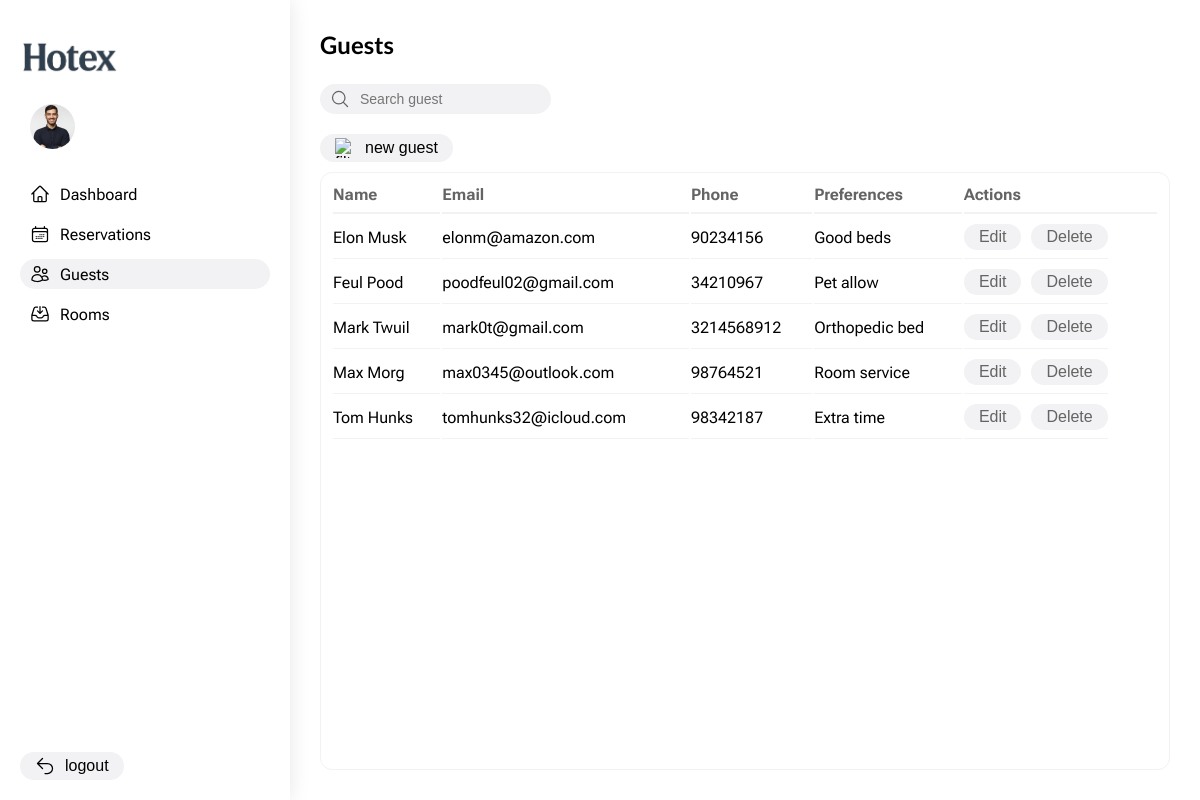
Page /guests/ on the committed database.
### hotex_app/models.py (models this page shows, shortened)
class Guest(models.Model):
  objects = models.Manager()
  id = models.AutoField(primary_key=True)
  name = models.CharField(max_length=120)
  email = models.EmailField()
  phone = models.CharField(max_length=11)
  preference = models.TextField()

### hotex_app/views/guests.py (the view)
def guests_page(request):
  guests = Guest.objects.all()
  search = unquote(request.GET.get('search', ''))
  if search:
    guests = Guest.objects.filter(name__icontains=search)
  return (render(
    request,
    'guests.html',
    {
      'user': request.user,
      'title': 'Guests',
      'current_path': request.path,
      'guests': guests,
      'query_params': {
        'search': search
      }
    }))

### hotex_app/templates/guests.html (shortened to what this page needs)
{% extends "layout.html" %}
{% load static %}
{% block styles %}
    <link rel="stylesheet" href="{% static 'css/guests.css' %}">
{% endblock %}
{% block content %}
    <main class="guests_container">
        <h1  class="title">{{title}}</h1>
        <div class="input">
            <img src="{% static 'images/icons/search.svg' %}" alt="search" class="input__icon">
            <input type="text" placeholder="Search guest" class="input__field input__field--search" id="search" value="{{ query_params.search }}">
        </div>
        <div class="topbar">
            <div class="topbar__actions">
                <button class="button" onclick="window.location.href='{% url 'add-guest' %}'">
                    <img src="{% static 'images/icons/plus.svg' %}" alt="filter" class="button__icon">
                    <p class="button__text">new guest</p>
                </button>
            </div>
        </div>
        <div class="table_container">
            <table class="table">
                <thead class="table__headers">
                    <tr>
                        <th class="table__header">Name</th>
                        <th class="table__header">Email</th>
                        <th class="table__header">Phone </th>
                        <th class="table__header">Preferences</th>
                        <th class="table__header">Actions</th>
                    </tr>
                </thead>
                <tbody class="table__body">
                    {% for guest in guests %}
                        <tr class="body__row">
                            <td class="body__cell">{{ guest.name }}</td>
                            <td class="body__cell">{{ guest.email }}</td>
                            <td class="body__cell">{{ guest.phone }}</td>
                            <td class="body__cell">{{ guest.preference }}</td>
                            <td class="body__cell table__actions">
                                <button class="button" type="button" onclick="window.location.href='{% url 'edit-guest' guest.id %}'">
                                    Edit
                                </button>
                                <button class="button" type="button" onclick="window.location.href='{% url 'delete-guest' guest.id %}'">
                                    Delete
                                </button>
                            </td>
                        </tr>
                        {% empty %}
                        <tr>
                            <td colspan="6" class="table__empty_message">No guests found.</td>
                        </tr>
                    {% endfor %}
                </tbody>
            </table>
        </div>
    </main>
{% endblock %}

### hotex_app/static/css/main.css (style rules this page uses)
* { margin: 0; padding: 0; box-sizing: border-box; text-decoration: none; color: black; }
:root { font-family: "Segoe UI", Tahoma, sans-serif; --main-color: #f0f0f0; --color-gray: #949494; --color-light-gray: rgb(242, 242, 244); --color-dark-gray: rgb(100, 100, 100); --color-light-blue: rgb(240, 240, 255); --color-dark-blue: rgb(100, 100, 255); --color-light-red: rgb(255, 240, 240); --color-dark-red: rgb(255, 100, 100); --color-light-green: rgb(240, 255, 240); --color-dark-green: rgb(58, 133, 58); --color-green: rgb(58, 133, 58); --color-light-yellow: rgb(255, 245, 240); --color-dark-yellow: rgb(255, 170, 100); }
body { display: flex; overflow: hidden; font-family: 'Roboto Flex', sans-serif; }
h1, h2, h3, h4, h5, h6 { font-family: 'Lato', serif; }
main { overflow: auto; }
.title { font-weight: 600; margin-bottom: 25px; font-size: 24px; }
.input { display: flex; align-items: center; gap: 10px; padding: 5px 10px; border-radius: 999px; background-color: var(--color-light-gray); width: fit-content; }
.input__icon { width: 20px; height: 20px; }
.input__field { border: none; outline: none; background: transparent; font-size: 14px; }
.button { display: flex; align-items: center; justify-content: center; gap: 10px; border: none; cursor: pointer; background-color: var(--color-light-gray); color: var(--color-dark-gray); font-size: 16px; font-weight: 500; width: fit-content; padding: 4px 15px; border-radius: 999px; }
.button__icon { width: 20px; height: 20px; }
.table_container { margin-top: 10px; width: 100%; border-collapse: collapse; border: 1px solid var(--color-light-gray); padding: 10px; border-radius: 12px; flex: 1; overflow-y: auto; display: flex; flex-direction: column; }
.table { width: 100%; }
.table__header { color: var(--color-dark-gray); text-align: left; padding-bottom: 8px; border-bottom: 2px solid var(--color-light-gray); }
.body__cell { padding: 8px 0; border-bottom: 1px solid var(--color-light-gray); }
.table__actions { display: flex; gap: 10px; width: min-content; }
.topbar { display: flex; justify-content: space-between; }
.topbar__filters, .topbar__actions { display: flex; gap: 20px; }
.form__input .input, .input .input__field { width: 100%; }

### hotex_app/static/css/guests.css (style rules this page uses)
.guests_container { padding: 30px; flex: 1; width: 100vh; display: flex; flex-direction: column; }
.topbar__actions { margin-top: 20px; }

### rows in the picture
Guest: name "Elon Musk", email "elonm@amazon.com", phone "90234156", preference "Good beds"
Guest: name "Feul Pood", email "poodfeul02@gmail.com", phone "34210967", preference "Pet allow"
Guest: name "Mark Twuil", email "mark0t@gmail.com", phone "3214568912", preference "Orthopedic bed"
Guest: name "Max Morg", email "max0345@outlook.com", phone "98764521", preference "Room service"
Guest: name "Tom Hunks", email "tomhunks32@icloud.com", phone "98342187", preference "Extra time"

### other values in the picture
{{ title }} "Guests"
